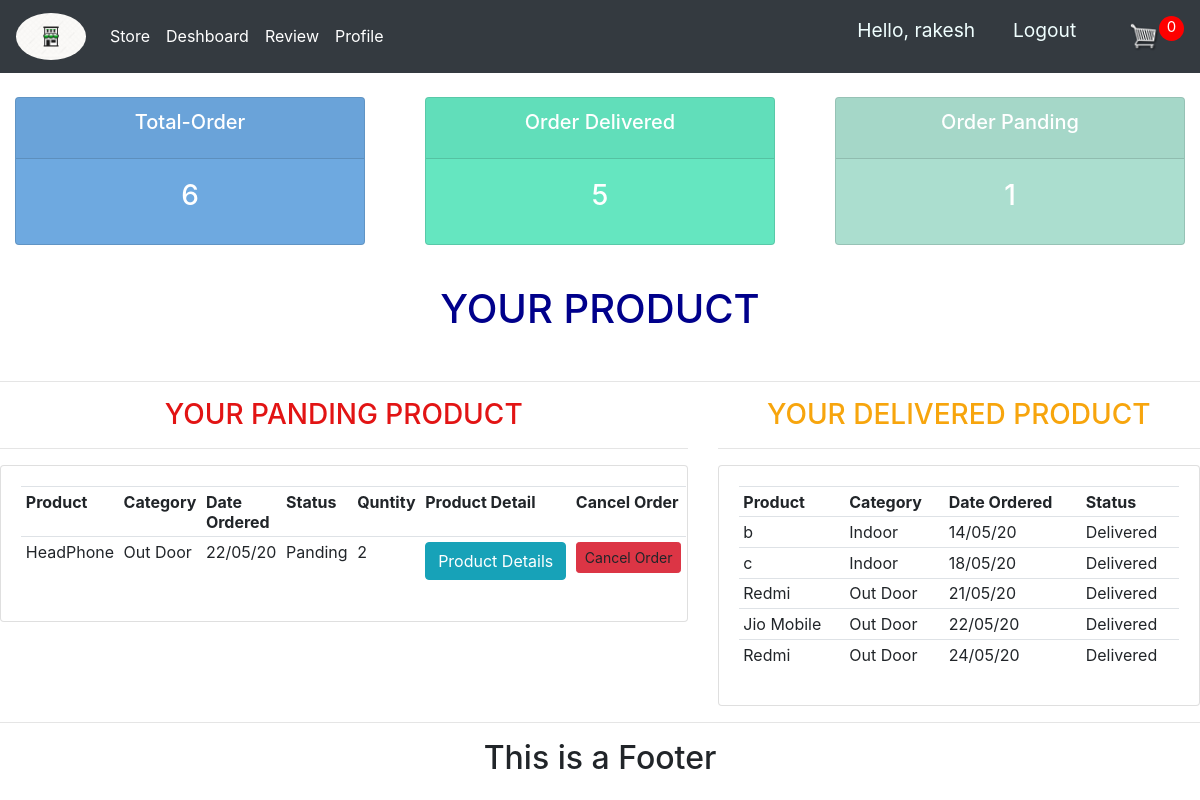
/customer/dashboard/ (signed in), run on an earlier commit of the app's database.
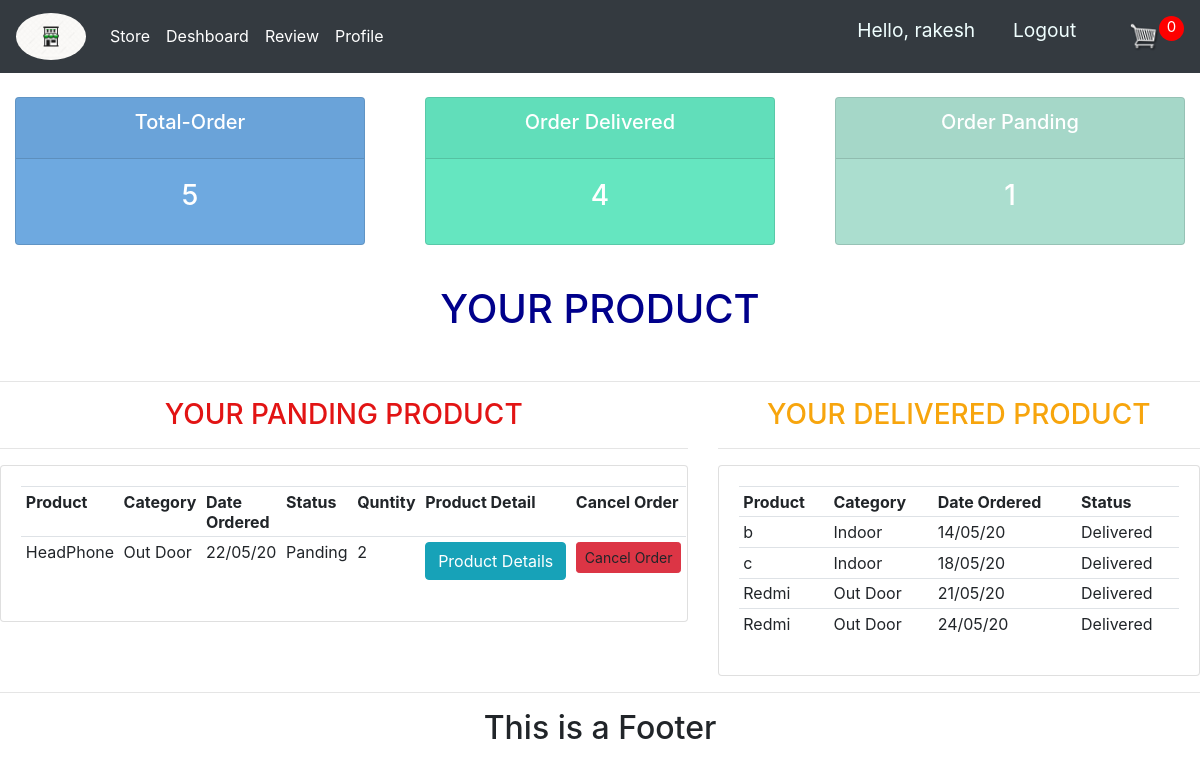
And on a later commit of the database.
### customer/models.py (models this page shows, shortened)
class OrderItem(models.Model):
    status = (('Panding','Panding'),('Delivered','Delivered'))
    product = models.ForeignKey(Product,on_delete=models.CASCADE)
    order = models.ForeignKey(Orders, on_delete=models.CASCADE)
    status = models.CharField(max_length=50,choices=status,default='Panding')
    quantity = models.IntegerField(default=0)
    cr_date = models.DateTimeField(auto_now_add=True)

### seller/models.py (models this page shows, shortened)
class Product(models.Model):
    Category = (('Indoor','Indoor'),('Out Door','Out Door'))
    seller = models.ForeignKey(to=MyProfile,on_delete=models.CASCADE)
    name = models.CharField(max_length=200)
    price = models.FloatField()
    discount_price = models.FloatField(default=0)
    Category = models.CharField(max_length=100,choices = Category)
    description = models.TextField()
    image = models.ImageField(upload_to='product/')
    cr_date = models.DateTimeField(auto_now_add=True)
    tag = models.ManyToManyField(Tag)
    slug = models.SlugField(null=True,unique=True)
    product_status = models.BooleanField(default=True)
    def __str__(self):
        return self.name

### accounts/decoratoer.py (the view)
        def wrapper_func(req, *args, **kwargs):
            group =None
            if req.user.groups.exists():
                group=req.user.groups.all()[0].name
                if group in allowed_roles:
                    return view_func(req, *args, **kwargs)
                else:
                    return HttpResponse('You are note authorized to access this page')

### accounts/decoratoer.py (called while the page is built)
def  allowed_user(allowed_roles=[]):
    def decorator(view_func):
        def wrapper_func(req, *args, **kwargs):
            group =None
            if req.user.groups.exists():
                group=req.user.groups.all()[0].name
                if group in allowed_roles:
                    return view_func(req, *args, **kwargs)
                else:
                    return HttpResponse('You are note authorized to access this page')
        return wrapper_func
    return decorator

### accounts/models.py (called while the page is built)
    def __str__(self):
        return self.name

### accounts/templatetags/account_extras.py (called while the page is built)
@register.filter(name='has_group')
def has_group(user, group_name):
    group = Group.objects.get(name=group_name)
    try:
        if group in user.groups.all():
            print('True')
            return True
    except:
        return False

### customer/models.py (called while the page is built)
    @property
    def get_cart_items(self):
        totalitems = self.orderitem_set.all()
        print('rakeshssssldjfkd',totalitems)
        total = sum([items.quantity for items in totalitems])
        return total

### customer/templates/customer/user_dashboard.html (shortened to what this page needs)
{% extends 'accounts/base.html' %}
{% block body %}
{% include 'seller/status.html' %}
<br>
<div class="text-center">
    <h1 style="color: darkblue">YOUR PRODUCT</h1>
<br>
<hr>
</div>
<div class="row">
    <div class="col-md-7">
        <h3 class="text-center " style="color: rgb(226, 20, 20)">YOUR PANDING PRODUCT</h3><hr>
        <div class="card card-body">
            <table class="table table-sm">
                <tr>
                    <th>Product</th>
                    <th>Category</th>
                    <th>Date Ordered</th>
                    <th>Status</th>
                    <th>Quntity</th>
                    <th>Product Detail</th>
                    <th>Cancel Order</th>
                </tr>
                {% for o in orderitem %}
                <tr>
                    <td>{{o.product}}</td>
                    <td>{{o.product.Category}}</td>
                    <td>{{o.cr_date | date:"d/m/y"}}</td>
                    <td>{{o.status}}</td>
                    <td>{{o.quantity}}</td>
                    <td> <a class="btn btn-info" href="{% url 'product_detail' o.product.slug %}">Product Details</a></td>
                    <td> <a class="btn btn-sm btn-danger" data-toggle="modal" data-target="#myModal{{o.id}}">Cancel Order</a></td>
                </tr>
            {% endfor %}
        </table>
    </div>
</div>
<div class="col-md-5">
    <h3 class="text-center" style="color: rgb(247, 165, 13)">YOUR DELIVERED PRODUCT</h3><hr>
        <div class="card card-body">
            <table class="table table-sm">
                <tr>
                    <th>Product</th>
                    <th>Category</th>
                    <th>Date Ordered</th>
                    <th>Status</th>
                </tr>
                {% for o in d_order %}
                <tr>
                    <td>{{o.product}}</td>
                    <td>{{o.product.Category}}</td>
                    <td>{{o.cr_date | date:"d/m/y" }}</td>
                    <td>{{o.status}}</td>
                </tr>
                {% endfor %}
            </table>
        </div>
    </div>
</div>
{% endblock%}

What changed in the data, as far as the page shows it:
removed OrderItem: product "Jio Mobile", product.Category "Out Door", cr_date "22/05/20", status "Delivered", shown under "YOUR DELIVERED PRODUCT"
Also different on the page:
{{ totalorder }}: "6" → "5"
{{ delivered }}: "5" → "4"
